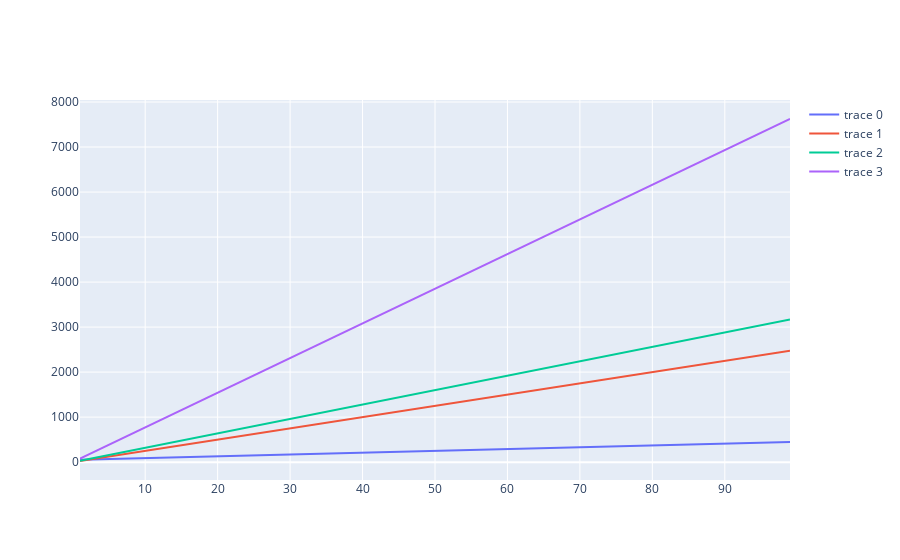

Write notebook code for a chart like this one.
### Code cell
fig = go.Figure()
fig.add_trace(go.Scatter(x=x, y=c1, mode='lines'))
fig.add_trace(go.Scatter(x=x, y=c2, mode='lines'))
fig.add_trace(go.Scatter(x=x, y=c3, mode='lines'))
fig.add_trace(go.Scatter(x=x, y=c4, mode='lines'))
fig.show()
